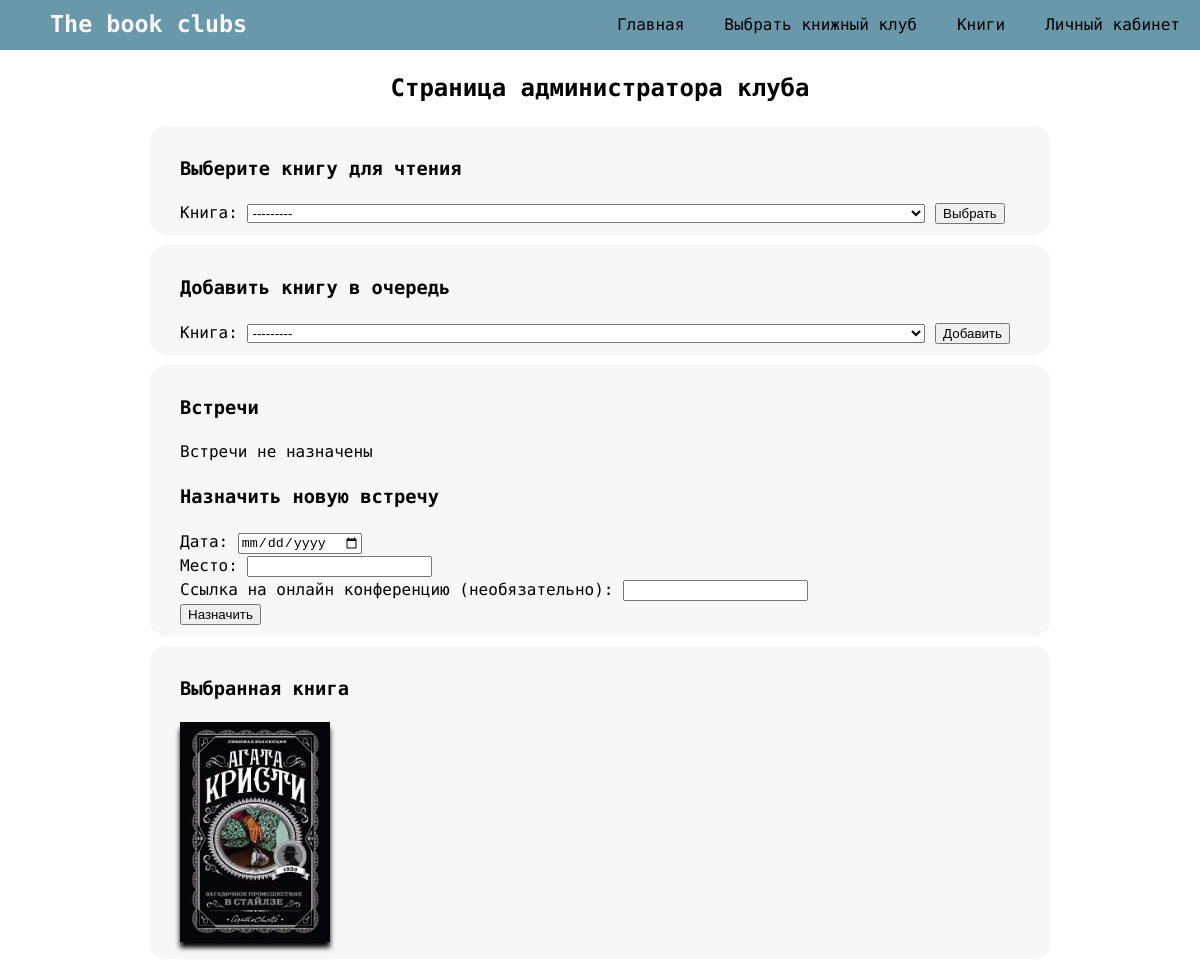
The app's page /1/admin/ (signed in, upper part), older data.
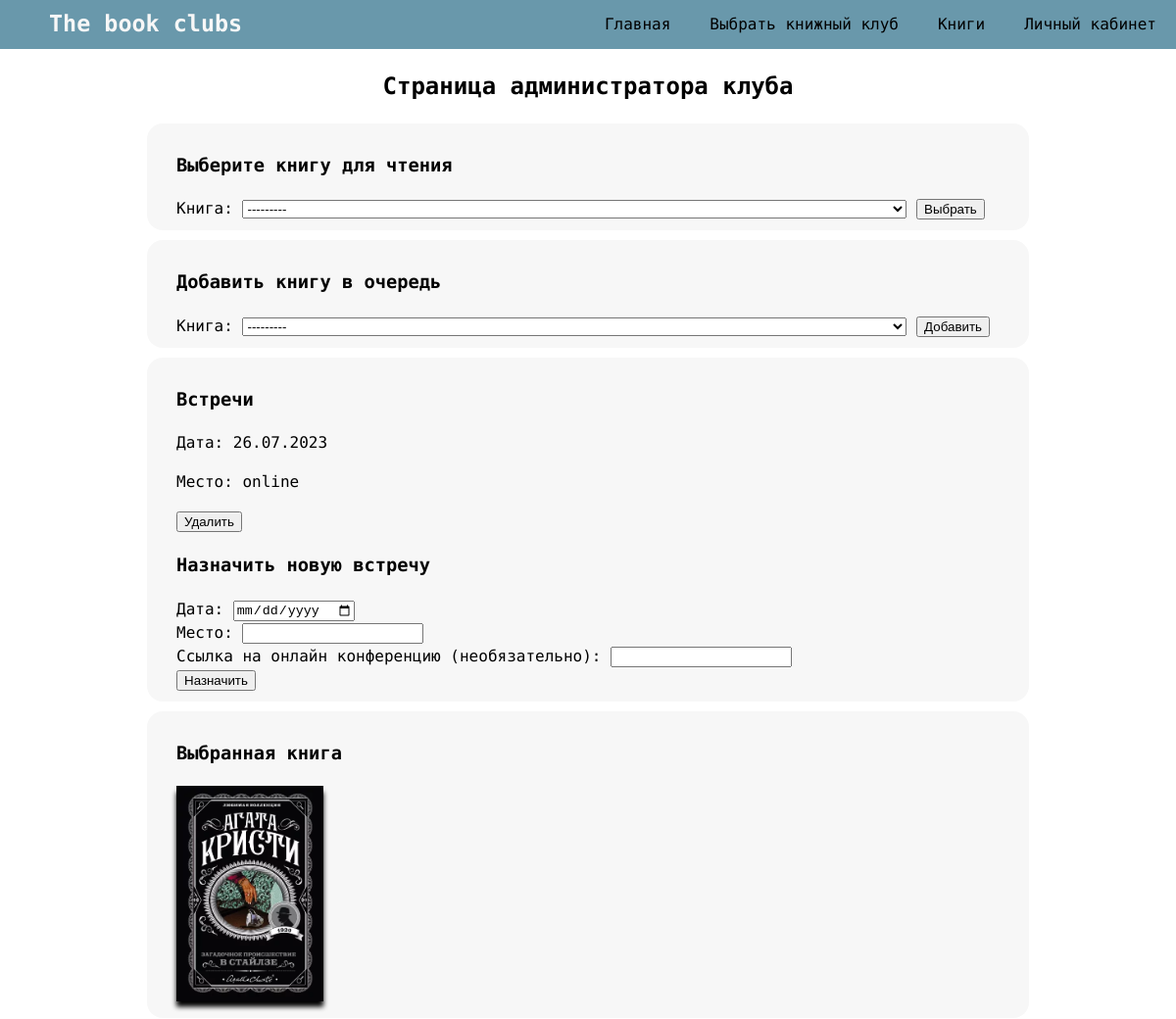
The same page, newer data.
### club/models.py (models this page shows, shortened)
class Meeting(models.Model):
    date = models.DateField()
    location = models.CharField(max_length=100)
    location_link = models.URLField(null=True, blank=True)
    club = models.ManyToManyField(BookClub, related_name='meetings')

### club/views.py (the view, shortened to what this page needs)
# urls.py: path('<int:club_id>/admin/', views.club_admin, name='club_admin'),
@login_required
def club_admin(request, club_id):
    club = get_object_or_404(BookClub, id=club_id)
    selection_form = BookSelectionForm()
    queue_form = BookQueueForm(club_id=club_id)
    meeting_form = MeetingForm()
    book_queue = Queue.objects.filter(club=club)
    meetings = Meeting.objects.all()
    context = {
        'club': club,
        'book_queue': book_queue,
        'meetings': meetings,
        'selection_form': selection_form,
        'queue_form': queue_form,
        'meeting_form': meeting_form
    }
    return render(request, 'club/admin.html', context)

### club/forms.py
class BookSelectionForm(forms.Form):
    book = forms.ModelChoiceField(queryset=Book.objects.all(), label='Книга')

class BookQueueForm(forms.Form):
    def __init__(self, *args, **kwargs):
        club_id = kwargs.pop('club_id')
        super(BookQueueForm, self).__init__(*args, **kwargs)
        club = BookClub.objects.get(id=club_id)
        self.fields['book'].queryset = Book.objects.exclude(id__in=club.book_queue.all())
    book = forms.ModelChoiceField(queryset=Book.objects.all(), label='Книга')

### club/models.py (called while the page is built)
    def __str__(self):
        return self.name

### templates/club/admin.html (shortened to what this page needs)
{% extends 'base.html' %}
{% block content %}
<div class="admin-container">
  <h2>Страница администратора клуба</h2>
  <div class="admin-item">
    <h3>Выберите книгу для чтения</h3>
    <form method="POST" action="{% url 'club:club_admin' club_id=club.id %}">
      {{ selection_form }}
      <button type="submit">Выбрать</button>
    </form>
  </div>
  <div class="admin-item">
    <h3>Добавить книгу в очередь</h3>
    <form method="POST" action="{% url 'club:add_to_queue' club_id=club.id %}">
      {{ queue_form }}
      <button type="submit">Добавить</button>
    </form>
  </div>
  <div class="admin-item">
    <h3>Встречи</h3>
    {% for meeting in club.meetings.all %}
    <p>Дата: {{ meeting.date|date:"d.m.Y" }}</p>
    <p>Место: {{ meeting.location }}</p>
    <form method="POST" action="{% url 'club:delete_meeting' club_id=club.id meeting_id=meeting.id %}">
      <button type="submit">Удалить</button>
    </form>
  {% empty %}
    <p>Встречи не назначены</p>
  {% endfor %}
    <h3>Назначить новую встречу</h3>
    <form method="POST" action="{% url 'club:schedule_meeting' club_id=club.id %}">
      <label for="meeting_date">Дата:</label>
      <input type="date" id="meeting_date" name="meeting_date" required>
      <br>
      <label for="meeting_location">Место:</label>
      <input type="text" id="meeting_location" name="meeting_location" required>
      <br>
      <label for="meeting_location_link">Ссылка на онлайн конференцию (необязательно):</label>
      <input type="url" id="meeting_location_link" name="meeting_location_link">
      <br>
      <button type="submit">Назначить</button>
    </form>
  </div>
    <div class="admin-item">
    <h3>Выбранная книга</h3>
    {% if club.selected_book %}
      <img src="{{ club.selected_book.image.url }}" alt="{{ club.selected_book.name }} cover" height="220">
    {% else %}
      <p>Книга не выбрана</p>
    {% endif %}
  </div>
</div>
{% endblock %}

Row changes from the older to the newer data that the page shows:
added Meeting: date "26.07.2023", location "online"
Text that changed along with them:
text no longer shown: "Встречи не назначены"
